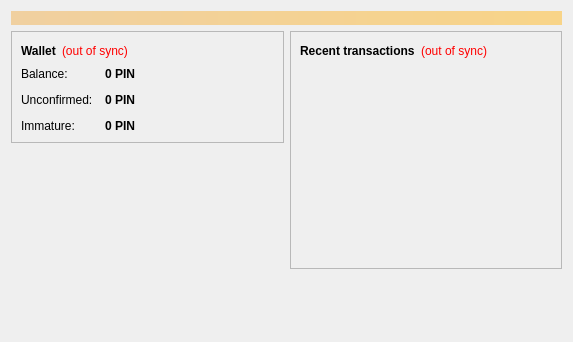
<?xml version="1.0" encoding="UTF-8"?>
<ui version="4.0">
 <class>OverviewPage</class>
 <widget class="QWidget" name="OverviewPage">
  <property name="geometry">
   <rect>
    <x>0</x>
    <y>0</y>
    <width>573</width>
    <height>342</height>
   </rect>
  </property>
  <property name="windowTitle">
   <string>Form</string>
  </property>
  <layout class="QVBoxLayout" name="topLayout">
   <item>
    <widget class="QLabel" name="labelAlerts">
     <property name="visible">
      <bool>false</bool>
     </property>
     <property name="styleSheet">
      <string notr="true">background-color: qlineargradient(x1: 0, y1: 0, x2: 1, y2: 0, stop:0 #F0D0A0, stop:1 #F8D488); color:#000000;</string>
     </property>
     <property name="wordWrap">
      <bool>true</bool>
     </property>
     <property name="margin">
      <number>3</number>
     </property>
    </widget>
   </item>
   <item>
    <layout class="QHBoxLayout" name="horizontalLayout" stretch="1,1">
     <item>
      <layout class="QVBoxLayout" name="verticalLayout_2">
       <item>
        <widget class="QFrame" name="frame">
         <property name="frameShape">
          <enum>QFrame::StyledPanel</enum>
         </property>
         <property name="frameShadow">
          <enum>QFrame::Raised</enum>
         </property>
         <layout class="QVBoxLayout" name="verticalLayout_4">
          <item>
           <layout class="QHBoxLayout" name="horizontalLayout_4">
            <item>
             <widget class="QLabel" name="label_5">
              <property name="font">
               <font>
                <weight>75</weight>
                <bold>true</bold>
               </font>
              </property>
              <property name="text">
               <string>Wallet</string>
              </property>
             </widget>
            </item>
            <item>
             <widget class="QLabel" name="labelWalletStatus">
              <property name="toolTip">
               <string>The displayed information may be out of date. Your wallet automatically synchronizes with the Poins network after a connection is established, but this process has not completed yet.</string>
              </property>
              <property name="styleSheet">
               <string notr="true">QLabel { color: red; }</string>
              </property>
              <property name="text">
               <string notr="true">(out of sync)</string>
              </property>
              <property name="alignment">
               <set>Qt::AlignLeading|Qt::AlignLeft|Qt::AlignVCenter</set>
              </property>
             </widget>
            </item>
            <item>
             <spacer name="horizontalSpacer_2">
              <property name="orientation">
               <enum>Qt::Horizontal</enum>
              </property>
              <property name="sizeHint" stdset="0">
               <size>
                <width>40</width>
                <height>20</height>
               </size>
              </property>
             </spacer>
            </item>
           </layout>
          </item>
          <item>
           <layout class="QFormLayout" name="formLayout_2">
            <property name="fieldGrowthPolicy">
             <enum>QFormLayout::AllNonFixedFieldsGrow</enum>
            </property>
            <property name="horizontalSpacing">
             <number>12</number>
            </property>
            <property name="verticalSpacing">
             <number>12</number>
            </property>
            <item row="0" column="0">
             <widget class="QLabel" name="label">
              <property name="text">
               <string>Balance:</string>
              </property>
             </widget>
            </item>
            <item row="0" column="1">
             <widget class="QLabel" name="labelBalance">
              <property name="font">
               <font>
                <weight>75</weight>
                <bold>true</bold>
               </font>
              </property>
              <property name="cursor">
               <cursorShape>IBeamCursor</cursorShape>
              </property>
              <property name="toolTip">
               <string>Your current balance</string>
              </property>
              <property name="text">
               <string notr="true">0 PIN</string>
              </property>
              <property name="textInteractionFlags">
               <set>Qt::LinksAccessibleByMouse|Qt::TextSelectableByKeyboard|Qt::TextSelectableByMouse</set>
              </property>
             </widget>
            </item>
            <item row="1" column="0">
             <widget class="QLabel" name="label_3">
              <property name="text">
               <string>Unconfirmed:</string>
              </property>
             </widget>
            </item>
            <item row="1" column="1">
             <widget class="QLabel" name="labelUnconfirmed">
              <property name="font">
               <font>
                <weight>75</weight>
                <bold>true</bold>
               </font>
              </property>
              <property name="cursor">
               <cursorShape>IBeamCursor</cursorShape>
              </property>
              <property name="toolTip">
               <string>Total of transactions that have yet to be confirmed, and do not yet count toward the current balance</string>
              </property>
              <property name="text">
               <string notr="true">0 PIN</string>
              </property>
              <property name="textInteractionFlags">
               <set>Qt::LinksAccessibleByMouse|Qt::TextSelectableByKeyboard|Qt::TextSelectableByMouse</set>
              </property>
             </widget>
            </item>
            <item row="2" column="0">
             <widget class="QLabel" name="labelImmatureText">
              <property name="text">
               <string>Immature:</string>
              </property>
             </widget>
            </item>
            <item row="2" column="1">
             <widget class="QLabel" name="labelImmature">
              <property name="font">
               <font>
                <weight>75</weight>
                <bold>true</bold>
               </font>
              </property>
              <property name="toolTip">
               <string>Mined balance that has not yet matured</string>
              </property>
              <property name="text">
               <string notr="true">0 PIN</string>
              </property>
              <property name="textInteractionFlags">
               <set>Qt::LinksAccessibleByMouse|Qt::TextSelectableByKeyboard|Qt::TextSelectableByMouse</set>
              </property>
             </widget>
            </item>
           </layout>
          </item>
         </layout>
        </widget>
       </item>
       <item>
        <spacer name="verticalSpacer">
         <property name="orientation">
          <enum>Qt::Vertical</enum>
         </property>
         <property name="sizeHint" stdset="0">
          <size>
           <width>20</width>
           <height>40</height>
          </size>
         </property>
        </spacer>
       </item>
      </layout>
     </item>
     <item>
      <layout class="QVBoxLayout" name="verticalLayout_3">
       <item>
        <widget class="QFrame" name="frame_2">
         <property name="frameShape">
          <enum>QFrame::StyledPanel</enum>
         </property>
         <property name="frameShadow">
          <enum>QFrame::Raised</enum>
         </property>
         <layout class="QVBoxLayout" name="verticalLayout">
          <item>
           <layout class="QHBoxLayout" name="horizontalLayout_2">
            <item>
             <widget class="QLabel" name="label_4">
              <property name="text">
               <string>&lt;b&gt;Recent transactions&lt;/b&gt;</string>
              </property>
             </widget>
            </item>
            <item>
             <widget class="QLabel" name="labelTransactionsStatus">
              <property name="toolTip">
               <string>The displayed information may be out of date. Your wallet automatically synchronizes with the Poins network after a connection is established, but this process has not completed yet.</string>
              </property>
              <property name="styleSheet">
               <string notr="true">QLabel { color: red; }</string>
              </property>
              <property name="text">
               <string notr="true">(out of sync)</string>
              </property>
              <property name="alignment">
               <set>Qt::AlignRight|Qt::AlignTrailing|Qt::AlignVCenter</set>
              </property>
             </widget>
            </item>
            <item>
             <spacer name="horizontalSpacer">
              <property name="orientation">
               <enum>Qt::Horizontal</enum>
              </property>
              <property name="sizeHint" stdset="0">
               <size>
                <width>40</width>
                <height>20</height>
               </size>
              </property>
             </spacer>
            </item>
           </layout>
          </item>
          <item>
           <widget class="QListView" name="listTransactions">
            <property name="styleSheet">
             <string notr="true">QListView { background: transparent; }</string>
            </property>
            <property name="frameShape">
             <enum>QFrame::NoFrame</enum>
            </property>
            <property name="verticalScrollBarPolicy">
             <enum>Qt::ScrollBarAlwaysOff</enum>
            </property>
            <property name="horizontalScrollBarPolicy">
             <enum>Qt::ScrollBarAlwaysOff</enum>
            </property>
            <property name="selectionMode">
             <enum>QAbstractItemView::NoSelection</enum>
            </property>
           </widget>
          </item>
         </layout>
        </widget>
       </item>
       <item>
        <spacer name="verticalSpacer_2">
         <property name="orientation">
          <enum>Qt::Vertical</enum>
         </property>
         <property name="sizeHint" stdset="0">
          <size>
           <width>20</width>
           <height>40</height>
          </size>
         </property>
        </spacer>
       </item>
      </layout>
     </item>
    </layout>
   </item>
  </layout>
 </widget>
 <resources/>
 <connections/>
</ui>
